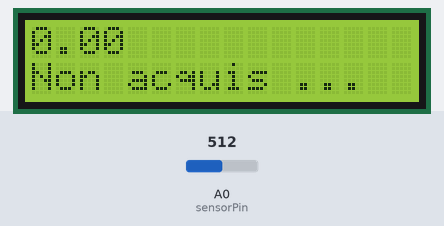
The sketch below on a simulated Arduino Uno, built with avr-gcc and run on an emulated ATmega328P. On the bench: 16×2 character LCD. Inputs (shaded band) come from the test bench; at power-on: A0 (sensorPin) = 512. What the sketch prints to the serial monitor is not drawn.

Above: at 0.2 s.
1.3 s: A0 (sensorPin) set to 716
At 3.7 s:
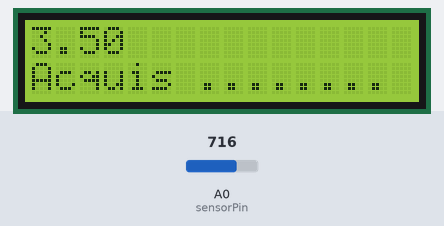
4.0 s: A0 (sensorPin) set to 900
At 6.3 s:
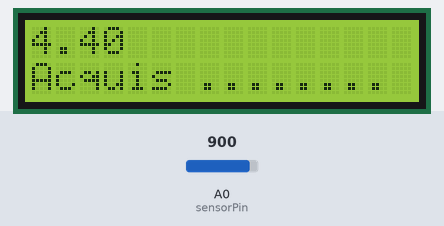
6.7 s: A0 (sensorPin) set to 1023
At 8.6 s:
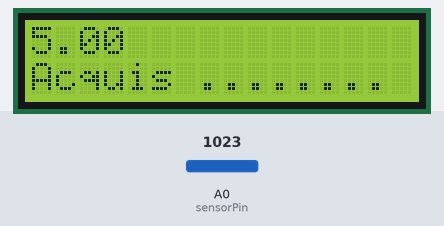
Timing chart, 0 to 10.1 s (numbered marks = the images above; inputs shaded):
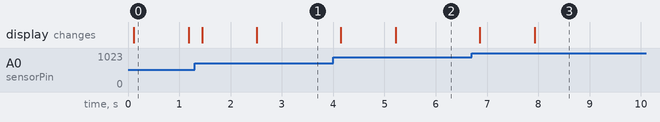

Measured:
- after the input at 1.3 s, the display: first changes after 0.14 s (image 1 shows a later state)
- after the input at 4.0 s, the display: first changes after 0.15 s (image 2 shows a later state)
- after the input at 6.7 s, the display: first changes after 0.16 s (image 3 shows a later state)
- what the display in image 0 shows lasts 1.1 s, from 0.1 s to 1.2 s

The sketch:

voltmeter.ino
```cpp
#include <LiquidCrystal.h>

const char sensorPin = A0; // select the input pin for the potentiometer
int ledPin = 13; // select the pin for the LED
float sensorValue = 0; // variable to store the value coming from the sensor
int ii = 0;
float som = 0;
float msom = 0;
class Killi
{
public:
float vl[10] ;
int f_vl = 0;
long tmp = 0;
long delta;
// long get_delta(){ return (this->delta); }
// int set_delta(long x){ this->delta=x; return (0); }
};

LiquidCrystal lcd(12, 11, 5, 4, 3, 2);
Killi a0;

void setup() {
lcd.begin(16, 2);
pinMode(ledPin, INPUT);
Serial.begin(9600);
a0.tmp = millis();
}


void loop()
{

//a0.tmp = millis();

int sensorValue = analogRead(A0);
float voltage = sensorValue * (5.0 / 1023.0);

for (ii = 10; ii > 0; ii--)
{
a0.vl[ii] = a0.vl[ii - 1];
Serial.println(a0.vl[ii]);
}
Serial.println("............. tablo");

a0.vl[0] = voltage;

for (ii = 0; ii < 10; ii++)
{
som = som + a0.vl[ii];
}
msom = som / 10;
Serial.println(float(msom - voltage));
Serial.println("............. moyenne ");

if (abs(float(msom - voltage)) < .05)
{
Serial.println("--------");
Serial.println(voltage);
Serial.println(float(msom - voltage));
lcd.setCursor(0, 1);
lcd.print("Acquis ........");
lcd.setCursor(0, 0);
lcd.print(double(voltage));
}
else
{
lcd.setCursor(0, 1);
lcd.print("Non acquis ...");
lcd.setCursor(0, 0);
lcd.print(0.0);
}

som=msom=0;
//msom = 0;


// lcd.print("sensorValue");
// lcd.setCursor(16, 1);
// lcd.autoscroll();
// lcd.noAutoscroll();
// lcd.clear();

//delay(100);
}


/*
LiquidCrystal Library - Autoscroll

Demonstrates the use a 16x2 LCD display. The LiquidCrystal
library works with all LCD displays that are compatible with the
Hitachi HD44780 driver. There are many of them out there, and you
can usually tell them by the 16-pin interface.

This sketch demonstrates the use of the autoscroll()
and noAutoscroll() functions to make new text scroll or not.

The circuit:
LCD RS pin to digital pin 12
LCD Enab
le pin to digital pin 11
LCD D4 pin to digital pin 5
LCD D5 pin to digital pin 4
LCD D6 pin to digital pin 3
LCD D7 pin to digital pin 2
LCD R/W pin to ground
10K resistor:
ends to +5V and ground
wiper to LCD VO pin (pin 3)


*/
```
